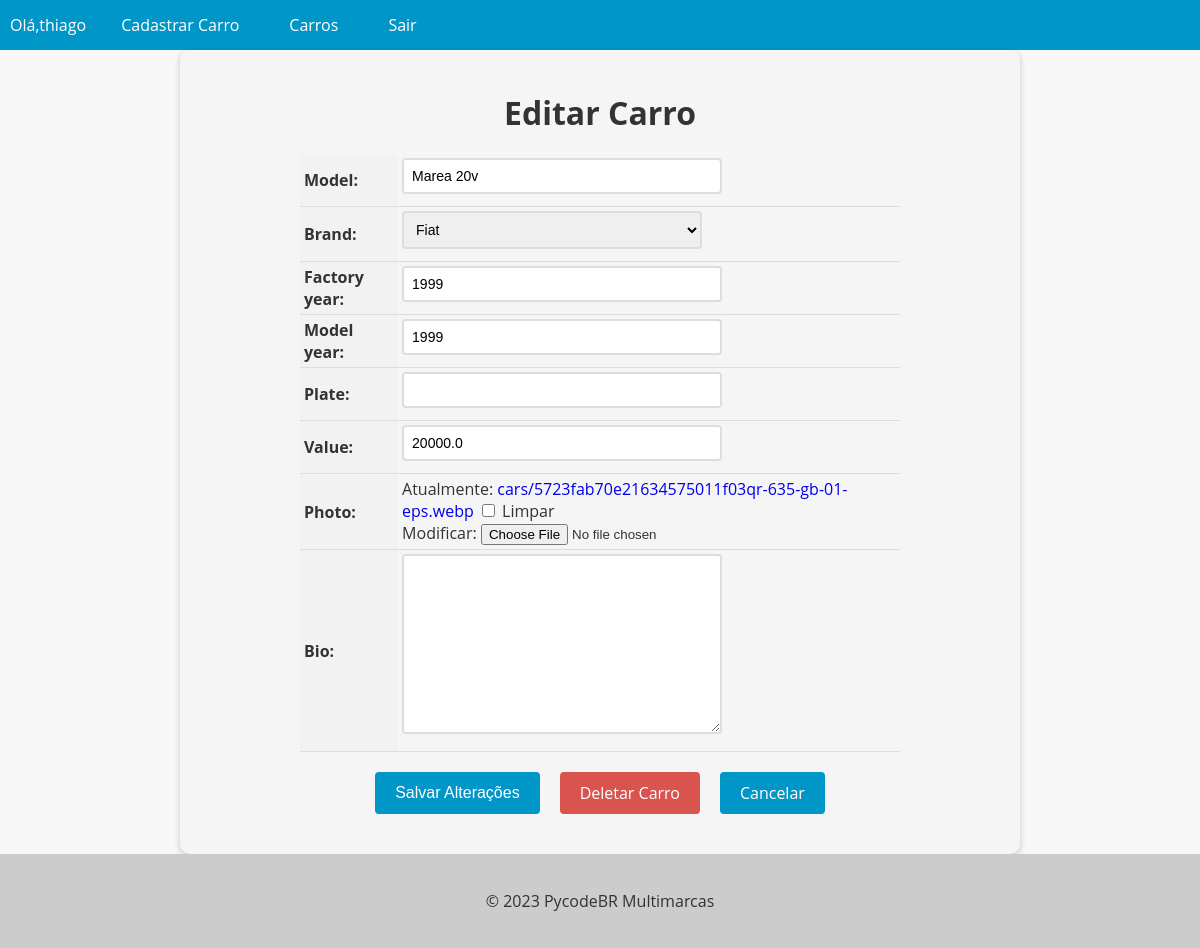
The app's page /car/1/update/ (signed in) with its own data.
### cars/models.py (models this page shows, shortened)
class Car(models.Model):
    id = models.AutoField(primary_key=True)
    model = models.CharField(max_length=200)
    brand = models.ForeignKey(Brand, on_delete=models.PROTECT, related_name='car_brand')
    factory_year = models.IntegerField(blank=True, null=True)
    model_year = models.IntegerField(blank=True, null=True)
    plate = models.CharField(max_length=10, blank=True, null=True)
    value = models.FloatField(blank=True, null=True)
    photo = models.ImageField(upload_to='cars/', blank=True, null=True)
    bio = models.TextField(blank=True, null=True)

class Brand(models.Model):
    id = models.AutoField(primary_key=True)
    name = models.CharField(max_length=200)
    def __str__(self):
        return self.name

### cars/views.py (the view, shortened to what this page needs)
# urls.py: path('car/<int:pk>/update/', CarUpdateView.as_view(), name='car_update'),
@method_decorator(login_required(login_url='login'), name='dispatch')
class CarUpdateView(UpdateView):
    model = Car
    form_class = CarModelForm
    template_name = 'car_update.html'

### cars/forms.py (shortened to what this page needs)
class CarModelForm(forms.ModelForm):
    class Meta:
        model = Car
        fields = '__all__'

### cars/templates/car_update.html (shortened to what this page needs)
{% extends "base.html" %} {% block content %}
<form method="post" enctype="multipart/form-data">
  <h1>Editar Carro</h1>
  <table>
    {{ form.as_table }}
  </table>
  <div>
    <div class="buttons-container">
      <input type="submit" value="Salvar Alterações" class="btn btn-primary" />
      <a href="{% url 'car_delete' pk=object.pk %}" class="btn btn-danger"
        >Deletar Carro</a
      >
      <a href="{% url 'cars_list' %}" class="btn btn-secondary">Cancelar</a>
    </div>
  </div>
</form>
{% endblock %}

### app/templates/base.html (shortened to what this page needs)
<!DOCTYPE html>
<html lang="en">
  <head>
  </head>
  <body>
    <header>
      <nav>
        <ul>
          {% if user.is_authenticated %}
          <li>Olá,{{ user.username }}</li>
          <li><a href="{% url 'new_car' %}">Cadastrar Carro</a></li>
          {% endif %}
          <li><a href="{% url 'cars_list' %}">Carros</a></li>
          {% if user.is_authenticated %}
          <li><a href="{% url 'logout' %}">Sair</a></li>
          {% endif %}
        </ul>
      </nav>
    </header>
    <main>{% block content %} {% endblock %}</main>
    <footer>
      <p>&copy; 2023 PycodeBR Multimarcas</p>
    </footer>
  </body>
</html>

### app/templates/base.html (style rules this page uses)
body { font-family: "Open Sans", sans-serif; background-color: #f7f7f7; color: #333; margin: 0; padding: 0; }
header { background-color: #0096c7; color: #fff; text-align: center; }
footer { background-color: #ccc; color: #333; padding: 20px; text-align: center; }
nav { background-color: #0096c7; color: #fff; height: 50px; display: flex; justify-content: space-between; align-items: center; }
nav ul { list-style: none; margin: 0; padding: 0; display: flex; }
nav ul li { margin: 0 10px; }
nav ul li a { color: #fff; text-decoration: none; font-size: 16px; padding: 15px; transition: all 0.3s ease; }

### cars/templates/car_update.html (style rules this page uses)
form { max-width: 800px; margin: 0 auto; padding: 20px; background-color: #f5f5f5; border-radius: 10px; box-shadow: 0 2px 6px rgba(0, 0, 0, 0.2); }
form h1 { font-size: 2rem; margin-bottom: 20px; text-align: center; }
table { margin: 0 auto; border-collapse: collapse; width: 100%; max-width: 600px; }
th, td { padding: 4px; text-align: left; border-bottom: 1px solid #ddd; }
th { background-color: #f2f2f2; }
input[type="text"], input[type="number"], select, textarea { padding: 8px; font-size: 14px; border: 2px solid #ddd; border-radius: 4px; width: 100%; max-width: 300px; margin-bottom: 8px; transition: border-bottom-color 0.3s ease-in-out; }
.btn { background-color: #0096c7; color: #fff; border: none; padding: 10px 20px; font-size: 16px; border-radius: 4px; cursor: pointer; transition: background-color 0.3s ease-in-out; }
.buttons-container { display: flex; justify-content: center; margin-top: 20px; margin-bottom: 20px; }
.btn { display: inline-block; background-color: #0096c7; color: #fff; border: none; padding: 10px 20px; font-size: 16px; border-radius: 4px; cursor: pointer; transition: background-color 0.3s ease-in-out; margin: 0 10px; }
.btn-danger { background-color: #d9534f; text-decoration: none !important; }
a { text-decoration: none !important; }

### records on screen
Car: model "Marea 20v", brand "Fiat", factory_year "1999", model_year "1999", value "20000.0"

### other values on screen
{{ user.username }} "thiago"
